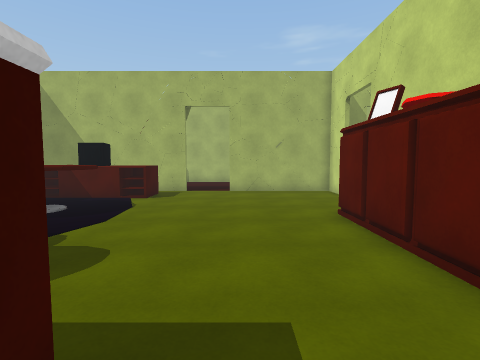
[1] (above)

21 first-person views from a walk through a 3-D level made in the Unity game engine. The camera is 1.5 m above the floor, tilts 4° down and sees 85° across. The floor is counted in squares, 1 m on a side. Each view is taken from the middle of a square. On the plan, view 1 faces up. The plan holds only what a view shows up to about 14 squares ahead; the rest is blank. The place goes on beyond the plan. Some animated figures are left out. Some surface patterns are stand-ins.

[2]
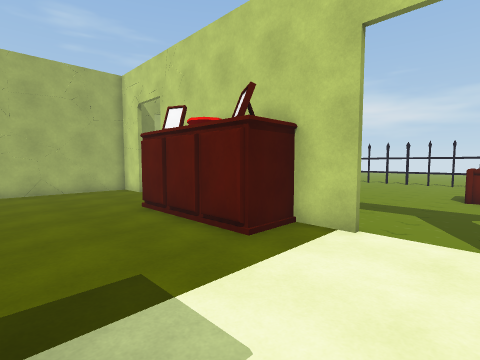

[3]
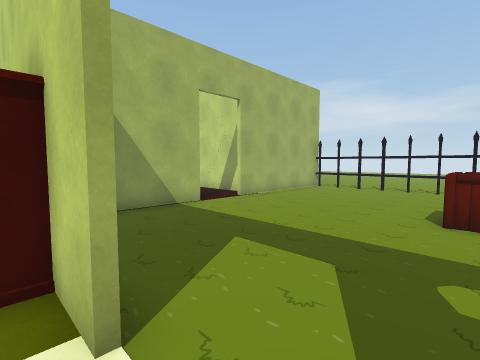

[4]
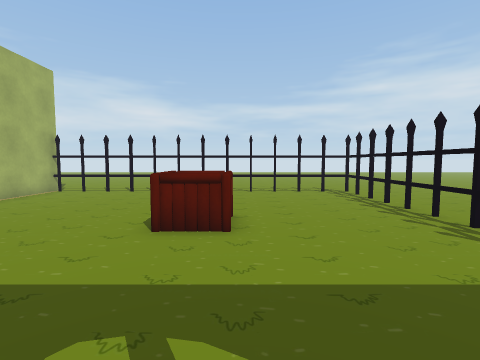

[5]
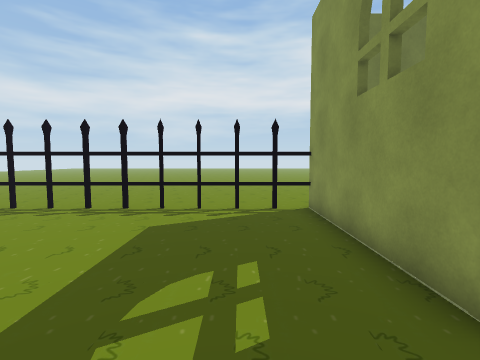

[6]
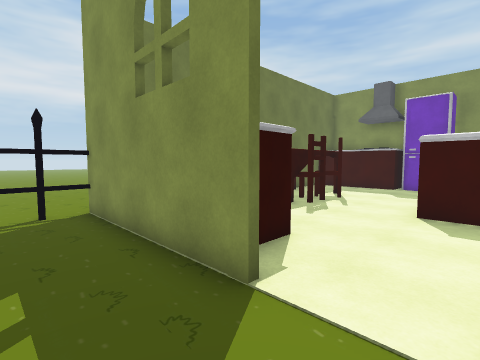

[7]
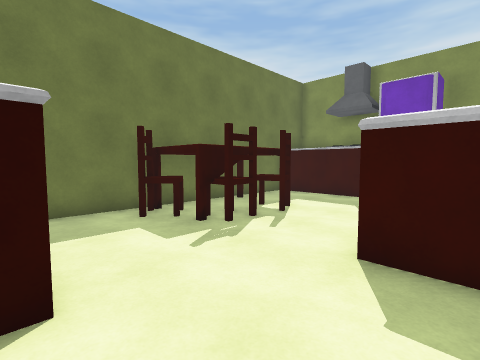

[8]
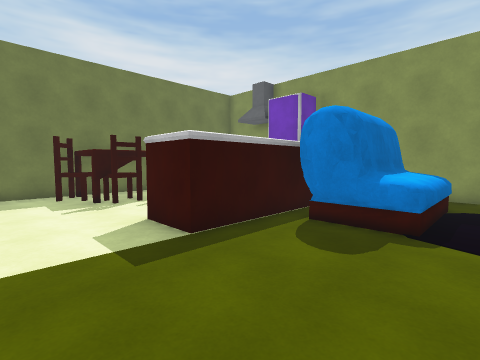

[9]
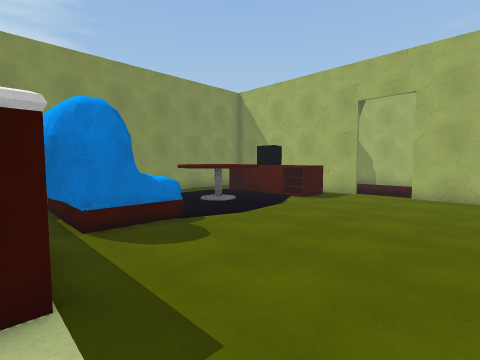

[10]
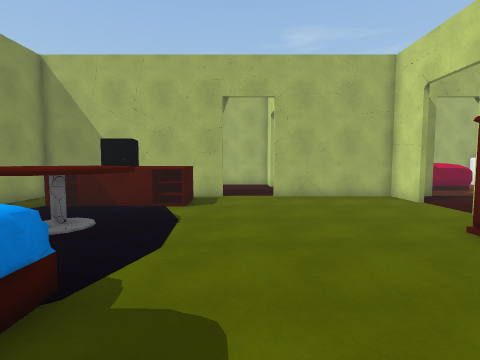

[11]
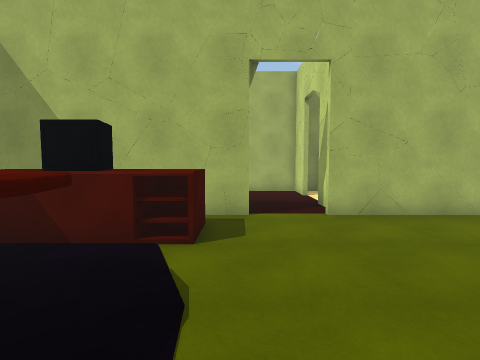

[12]
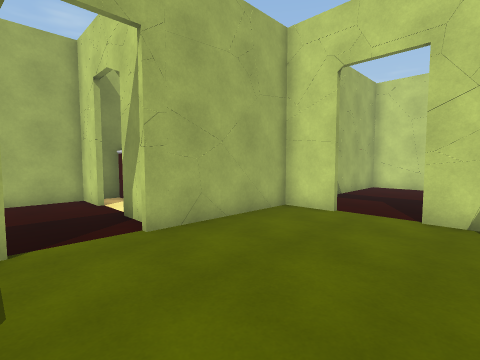

[13]
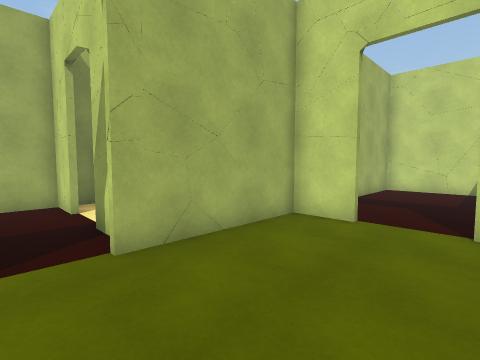

[14]
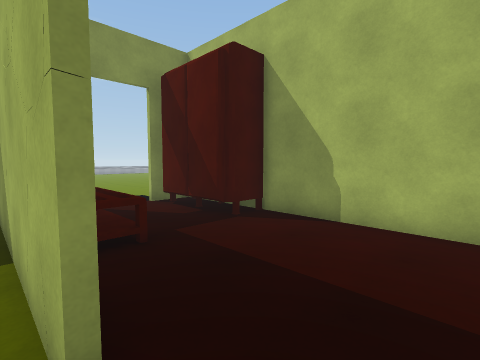

[15]
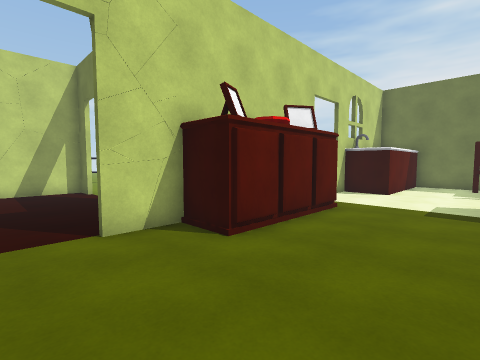

[16]
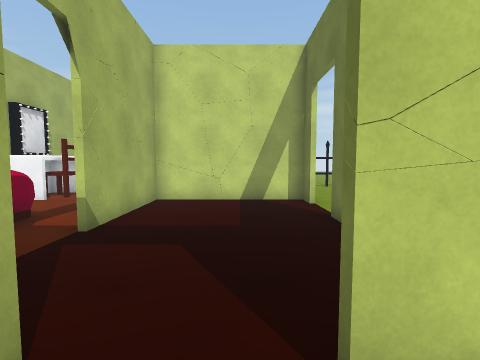

[17]
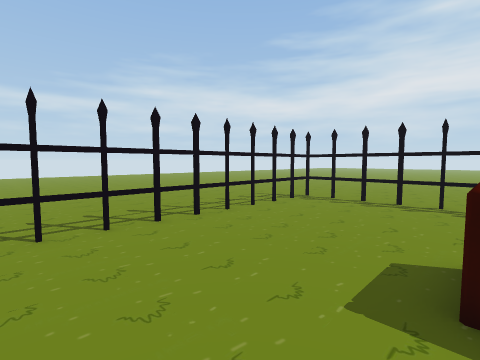

[18]
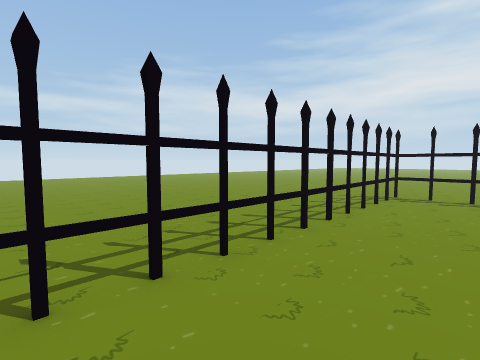

[19]
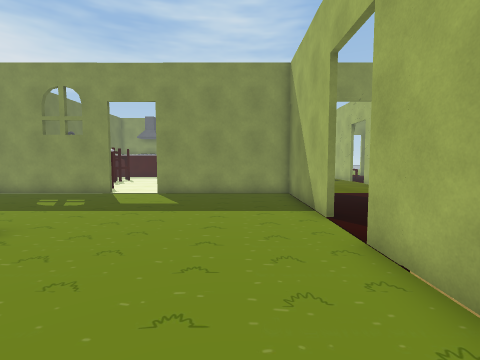

[20]
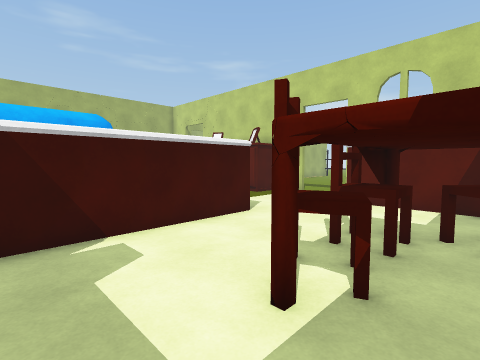

[21]
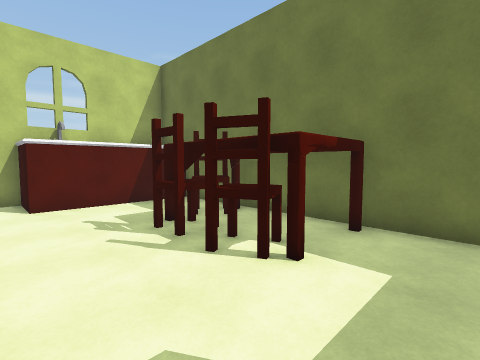

### Floor plan
Key: @ floor where view 1 was taken; # wall or solid block; . floor; = window, fence, low wall or low ledge; ^ raised ledge; T TV; A table; C crate; H thing the floor can be seen under or through; I chair; S sofa; B bed; N sink; W wardrobe.
Columns run from 7 left of view 1 to 19 right of it. Each row starts with its distance up from view 1.
 19 #W######N           ####
 18 #W.....#            ####
 17 ........           ..II
 16 ........       BBB...
 15 ==.....#       BB..
 14 ##.....#      ....
 13 #####..#######..#####
 12 TT^^........#.......#
 11 TT^^................#
 10 ....................#
  9  AA.........#.......#
  8 AAA.........#.......#
  7 AAA.......########..#######
  6 .A........###.............#
  5 SSSS......###.............#
  4 SSSS......###.............#
  3    #......###.............#
  2 SSSS........#.............#
  1  ######...................#
  0 #######@...........CC.....#
 -1 ...................CC.....#
 -2 ..........###......CC.....#
 -3 ..........###.............#
 -4 ..AIIII...###.............#
 -5 ...I.II...###.............#
 -6 ......II..###.............#
 -7 ######A######HHHHHHHHHHHHHH
 -8             ...............
 -9            ................
-10            ................
-11            ................
-12            ................
-13            ................
-14            ...       ..

Positions as (right, up) in squares from view 1, and headings:
1: (0, 0), facing up
2: (-1, -1), facing up-right
3: (4, -1), facing up-right
4: (6, -2), facing right
5: (7, 1), facing down
6: (7, 1), facing down-left
7: (3, 1), facing down-left
8: (2, 6), facing down-left
9: (2, 1), facing up-left
10: (-2, 2), facing up
11: (-3, 6), facing up
12: (-3, 8), facing up-right
13: (-2, 9), facing up-right
14: (-1, 13), facing up-left
15: (-1, 11), facing down-right
16: (3, 10), facing right
17: (13, 3), facing down-right
18: (16, 5), facing down-right
19: (17, 5), facing left
20: (-7, -6), facing up-right
21: (-7, -1), facing down-right
